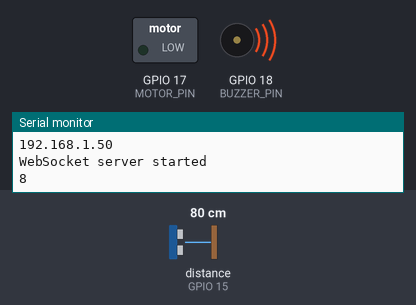
The sketch below on a simulated ESP32. Shown: switched loads named in the sketch (green lamp = pin HIGH), buzzer (waves = sounding, pin HIGH), the last lines printed to the serial monitor. The inputs (shaded band) are chosen by the test bench; at power-on: distance to the obstacle (sensor on GPIO 15) 80 cm. The echo pulse lasts 58.3 µs per cm; WiFi joins after 1.5 s; servers stay silent unless stated.

Above: at 3.2 s.
3.3 s: distance to the obstacle (sensor on GPIO 15) set to 10 cm
5.2 s: distance to the obstacle (sensor on GPIO 15) set to 7 cm
At 6.6 s:
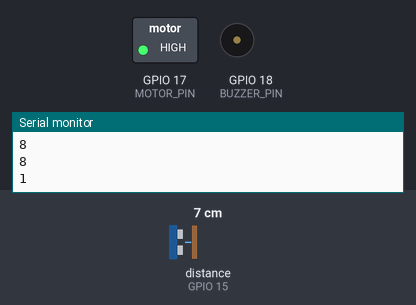
7.5 s: distance to the obstacle (sensor on GPIO 15) set to 5 cm
9.2 s: distance to the obstacle (sensor on GPIO 15) set to 2 cm
At 10.9 s:
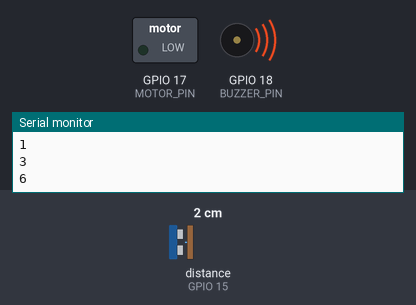
11.5 s: distance to the obstacle (sensor on GPIO 15) set to 4 cm
At 12.5 s:
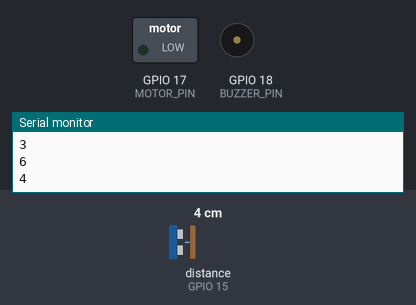
Timing chart, 0 to 14.5 s (numbered marks = the images above; inputs shaded):
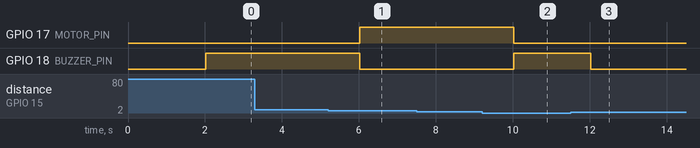

Measured:
- the behaviour switches between 9 and 8 cm on distance to the obstacle (sensor on GPIO 15) (found by bisection; images 0 and 1)
- the behaviour switches between 4 and 3 cm on distance to the obstacle (sensor on GPIO 15) (found by bisection; images 1 and 2)
- after the input at 5.2 s, GPIO 17 (MOTOR_PIN): LOW → HIGH after 0.83 s; GPIO 18 (BUZZER_PIN): HIGH → LOW after 0.83 s
- after the input at 9.2 s, GPIO 17 (MOTOR_PIN): HIGH → LOW after 0.83 s; GPIO 18 (BUZZER_PIN): LOW → HIGH after 0.83 s
- after the input at 11.5 s, GPIO 18 (BUZZER_PIN): HIGH → LOW after 0.53 s

The sketch:

sonic.ino
```cpp
#include <WiFi.h>
#include <WebSocketsServer.h>
#include <NewPing.h>
#include <ArduinoJson.h>

#define TRIGGER_PIN        16
#define ECHO_PIN           15
#define MAX_DISTANCE_CM    8
#define MAX_DISTANCE_PERCENT 100
#define MOTOR_PIN          17
#define BUZZER_PIN         18
#define BUZZER_THRESHOLD   5
#define MOTOR_THRESHOLD    3

const char* ssid = "Rohit";
const char* password = "apar1234";
int distance_cm=0;
WebSocketsServer webSocket = WebSocketsServer(81);
NewPing sonar(TRIGGER_PIN, ECHO_PIN, MAX_DISTANCE_CM);

void handleWebSocketMessage(uint8_t num, uint8_t *payload, size_t length) {
  // Serial.printf("Received WebSocket message from client %u: %s\n", num, payload);
  // String allowHeader = "Access-Control-Allow-Origin: *\r\n";
  // webSocket.sendTXT(num, allowHeader.c_str());
    // webSocket.sendTXT(num, String((distance_cm * 100) / MAX_DISTANCE_CM).c_str());
    StaticJsonDocument<128> doc;
    doc["headers"]="Access-Control-Allow-Origin: *\r\n";
  doc["waterLevel"] = (distance_cm * 100) / MAX_DISTANCE_CM;

  // Serialize the JSON object to a string
  char jsonBuffer[128];
  serializeJson(doc, jsonBuffer);
}

void handleWebSocketEvent(uint8_t num, WStype_t type, uint8_t *payload, size_t length) {
  switch (type) {
    case WStype_DISCONNECTED:
      Serial.printf("Client %u disconnected\n", num);
      break;
    case WStype_TEXT:
      handleWebSocketMessage(num, payload, length);
      break;
    case WStype_BIN:
      break;
    case WStype_ERROR:
      Serial.printf("Error from client %u\n", num);
      break;
    case WStype_FRAGMENT_TEXT_START:
    case WStype_FRAGMENT_BIN_START:
    case WStype_FRAGMENT:
    case WStype_FRAGMENT_FIN:
      break;
  }
}

void setup() {
  Serial.begin(9600);
  pinMode(TRIGGER_PIN, OUTPUT);
  pinMode(ECHO_PIN, INPUT);
  pinMode(BUZZER_PIN, OUTPUT);
  pinMode(MOTOR_PIN, OUTPUT);
  WiFi.begin(ssid, password);
  while (WiFi.status() != WL_CONNECTED) {
    delay(1000);
    Serial.println("Connecting to WiFi...");
  }
  Serial.println("Connected to WiFi");
  Serial.println(WiFi.localIP());

  webSocket.begin();
  webSocket.onEvent(handleWebSocketEvent);

  Serial.println("WebSocket server started");
}

void loop() {
  distance_cm = sonar.ping_cm();
  distance_cm=MAX_DISTANCE_CM - distance_cm;
  Serial.println(distance_cm);

  if (distance_cm >= BUZZER_THRESHOLD) {
    digitalWrite(BUZZER_PIN, HIGH);
  } else {
    digitalWrite(BUZZER_PIN, LOW);
  }

  if (distance_cm <= MOTOR_THRESHOLD) {
    digitalWrite(MOTOR_PIN, HIGH);
  }
  if (distance_cm >= BUZZER_THRESHOLD) {
    digitalWrite(MOTOR_PIN, LOW);
  }
  webSocket.loop();
  delay(2000);
}
```
